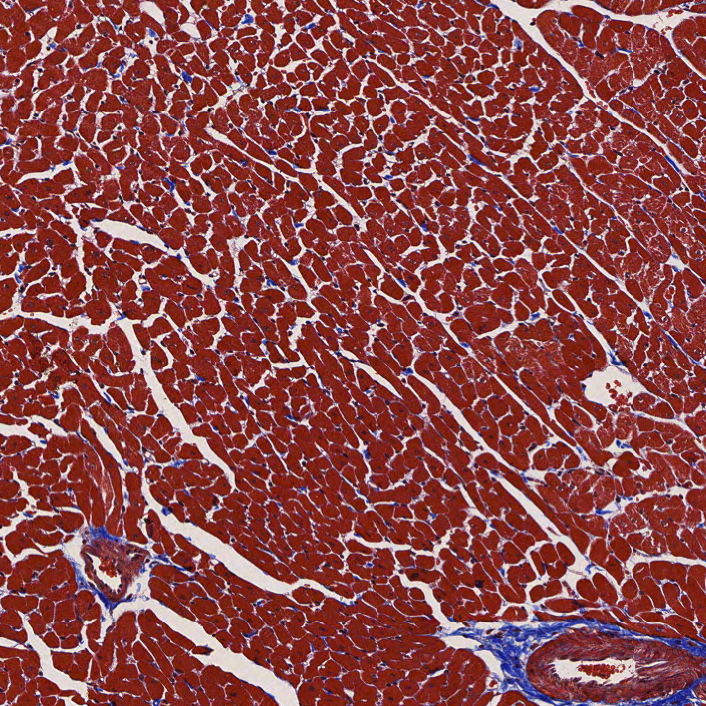
#> input picture data/labelled_images/images/1_heart_1022472553.png, 706 x 706 px, given in place of sorted_8.png, which was not available
$ python pixel_clustering.py
#> lines starting #> are read from the running program, lines starting #| are printed output that depends on the picture; pictures that were not available may be replaced by others from this repository, and a replacement may not be noted
### autoslide/__init__.py
import os
import json


def load_config():
    """Load configuration from config.json file"""
    config_path = os.path.join(os.path.dirname(__file__), 'config.json')

    if os.path.exists(config_path):
        with open(config_path, 'r') as f:
            path_dict = json.load(f)
            data_dir = path_dict.get('data_dir', os.path.join(
                os.path.dirname(os.path.dirname(__file__)), 'data'))
    else:
        data_dir = os.path.join(os.path.dirname(
            os.path.dirname(__file__)), 'data')

    return {
        'data_dir': data_dir,
        'svs_dir': os.path.join(data_dir, 'svs'),
        'artifacts_dir': os.path.join(data_dir, 'artifacts'),
        'plot_dirs': os.path.join(data_dir, 'plots'),
    }


# Load configuration when module is imported
config = load_config()

### autoslide/_archive/pixel_clustering.py
"""
Cluster pixels in an image
"""
import os
from glob import glob
from matplotlib import pyplot as plt
from sklearn.cluster import KMeans
import numpy as np
from sklearn.mixture import GaussianMixture
from sklearn.decomposition import PCA
from matplotlib.colors import LogNorm
from tqdm import tqdm, trange
from pprint import pprint as pp
from autoslide.pipeline.utils import get_threshold_mask
from autoslide import config

# Get data directory from config
data_dir = config['data_dir']

img_dir = os.path.join(data_dir, 'images')
img_list = sorted(glob(os.path.join(img_dir, '*')))

ind = 8
img_path = os.path.join(data_dir, 'images', 'sorted_8.png')
img = plt.imread(img_path)
#> img is the input picture: shape (706, 706, 4) float32; mean R, G, B, A 0.553, 0.291, 0.294, 1
# img = plt.imread(img_list[ind])
img = img[..., :3]
#> img: shape (706, 706, 3) float32

plt.imshow(img)
plt.show()

img_long = np.reshape(img, (-1, img.shape[-1]))

pca_obj = PCA(2)
pca_img_long = pca_obj.fit_transform(img_long)
#> pca_img_long = 498436 pairs, first value -0.547 to 1.1, second value -0.601 to 0.27

min_x, max_x = min(pca_img_long[:, 0]), max(pca_img_long[:, 0])
#> min_x = -0.547; max_x = 1.1
min_y, max_y = min(pca_img_long[:, 1]), max(pca_img_long[:, 1])
#> min_y = -0.601; max_y = 0.27

x = np.linspace(min_x, max_x, 10)
y = np.linspace(min_y, max_y, 10)
mesh = np.meshgrid(x, y)
mesh_colors = np.zeros((*mesh[0].shape, 3))
min_ind_array = np.zeros(mesh[0].shape)
for i in trange(len(x)):
    for j in range(len(y)):
        x_val = mesh[0][i, j]
        y_val = mesh[1][i, j]
        min_ind = np.argmin(np.linalg.norm(
            pca_img_long - np.array(x_val, y_val), axis=-1))
        mesh_colors[i, j] = img_long[min_ind]
        min_ind_array[i, j] = min_ind

wanted_point = np.array([0, -0.5])
dists = np.linalg.norm(pca_img_long - wanted_point, axis=-1)
pca_img_long[np.argmin(dists)]

# plt.imshow(mesh[0])
# plt.show()

fig, ax = plt.subplots(2, 2, sharex=True, sharey=True)
thinning = 500
ax[0, 0].scatter(
    *pca_img_long[::thinning].T,
    c=img_long[::thinning],
    edgecolor='k',
    # alpha = 0.1
)
im = ax[0, 1].hist2d(*pca_img_long.T, bins=50, norm=LogNorm())
ax[1, 0].pcolormesh(x, y, mesh_colors)
for i in trange(len(x)):
    for j in range(len(y)):
        x_val = mesh[0][i, j]
        y_val = mesh[1][i, j]
        ax[1, 0].scatter(x_val, y_val, color='k')
        min_ind = int(min_ind_array[i, j])
        min_vec = pca_img_long[min_ind]
        ax[1, 0].plot([x_val, min_vec[0]], [
                      y_val, min_vec[1]], '-x', color='r')
        ax[1, 0].text(x_val, y_val, s=f'({i, j})')
plt.show()
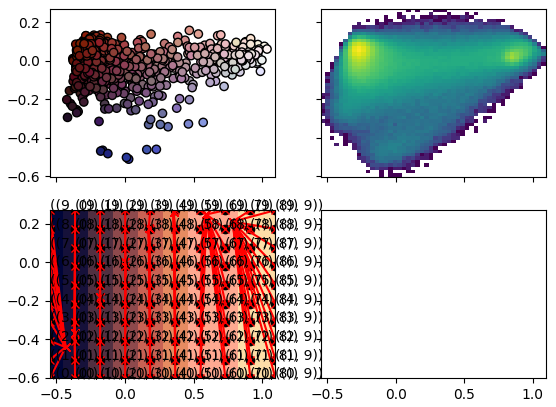
#> figure drawn by matplotlib, 3 panels

# Perform k-means with k = 3
# clust = KMeans(3)
clust = GaussianMixture(3)
clust.fit(img_long[::100])
labels = clust.predict(img_long)
labels_square = np.reshape(labels, img.shape[:2])
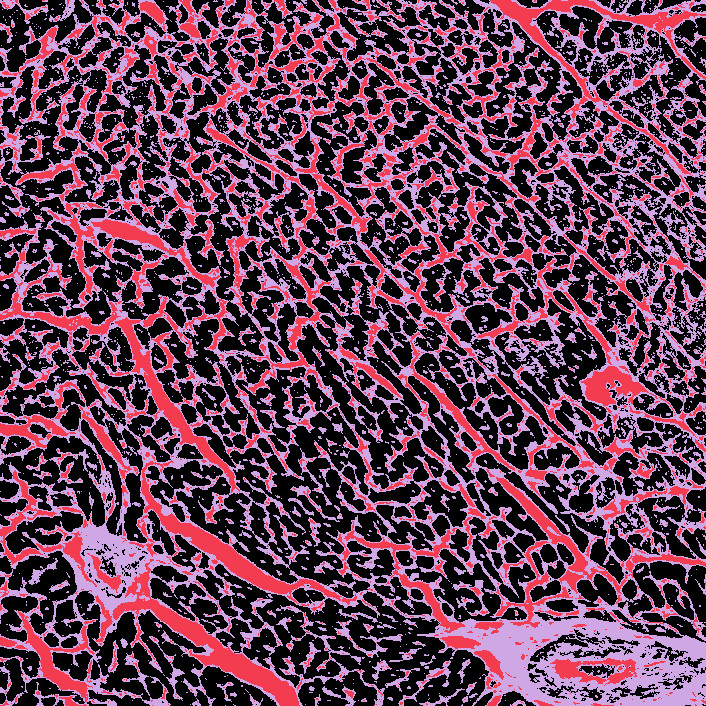
#> labels_square: shape (706, 706) int64; 3 distinct labels, from 0 to 2; one colour per label, 0 black

# Get mean values of each cluster
unique_labels = np.unique(labels)
#> unique_labels = [0, 1, 2]
mean_clust = []
for this_label in unique_labels:
    label_inds = labels == this_label
    mean_clust.append(img_long[label_inds].mean(axis=0))
#> this loop made 3 passes
#> after the loop, mean_clust = [[0.484, 0.132, 0.104], [0.886, 0.817, 0.816], [0.519, 0.319, 0.379]]

ax = plt.axes(projection='3d')
thinning = 200
ax.scatter(*img_long[::thinning].T,
           # c = labels[::thinning],
           c=img_long[::thinning],
           alpha=0.1,
           cmap='tab10',
           edgecolor='k')
for this_mean in mean_clust:
    ax.scatter(*this_mean, c='red', s=200)
#> this loop made 3 passes
plt.show()
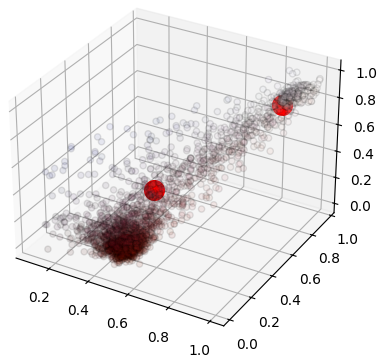
#> figure drawn by matplotlib, 1 panel

fig, ax = plt.subplots(1, 2, sharex=True, sharey=True)
ax[0].imshow(img)
ax[1].imshow(labels_square)
plt.show()
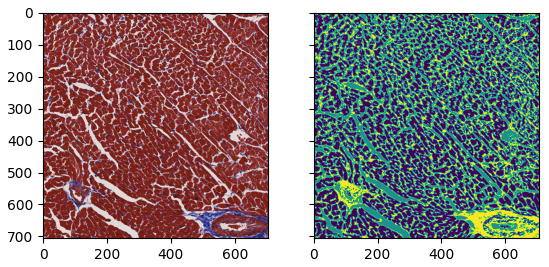
#> figure drawn by matplotlib, 2 panels

##############################
# Pass through an autoencoder to reduce dims


# Import common packages
# import numpy as np
# import matplotlib.pyplot as plt
#
# # Define networks
# import torch
# import torch.nn as nn
# from torch.nn import init
# from torch.nn import functional as F
# import math
#
# class autoencoderRNN(nn.Module):
#     """
#     Input and output transformations are encoder and decoder architectures
#     RNN will learn dynamics of latent space
#
#     Output has to be rectified
#     Can add dropout to RNN and autoencoder layers
#     """
#     def __init__(
#             self,
#             input_size,
#             hidden_size,
#             output_size,
#             dropout = 0.2,
#             ):
#         """
#         3 sigmoid layers for input and output each, to project between:
#             encoder : input -> latent
#             rnn : latent -> latent
#             decoder : latent -> output
#         """
#         super(autoencoderRNN, self).__init__()
#         self.encoder = nn.Sequential(
#                 nn.Linear(input_size, sum((input_size, hidden_size))//2),
#                 nn.Sigmoid(),
#                 nn.Linear(sum((input_size, hidden_size))//2, hidden_size),
#                 nn.Sigmoid(),
#                 )
#         self.bottleneck = nn.Sequential(
#                 nn.Linear(hidden_size),
#                 nn.Sigmoid()
#                 )
#         # self.rnn = nn.RNN(
#         #         hidden_size,
#         #         hidden_size,
#         #         rnn_layers,
#         #         batch_first=False,
#         #         bidirectional=False,
#         #         dropout = dropout,
#         #         )
#         self.decoder = nn.Sequential(
#                 nn.Linear(hidden_size, sum((hidden_size, output_size))//2),
#                 nn.Sigmoid(),
#                 nn.Linear(sum((hidden_size, output_size))//2, output_size),
#                 )
#         self.en_dropout = nn.Dropout(p = dropout)
#
#     def forward(self, x):
#         out = self.encoder(x)
#         out = self.en_dropout(out)
#         # latent_out, _ = self.rnn(out)
#         latent_out = self.bottleneck(out)
#         out = self.decoder(latent_out)
#         return out, latent_out
#

############################################################
img_dir = os.path.join(data_dir, 'balanced_images')
img_path_list = sorted(glob(os.path.join(img_dir, '*')))

img_list = [plt.imread(x)[..., :3] for x in img_path_list]
#> img_list = 1 item

# Downsample img
down_rate = 4
img_list = [x[::down_rate] for x in img_list]
img_list = [x[:, ::down_rate] for x in img_list]

flat_img_list = [x.reshape(-1, 3) for x in img_list]
#> flat_img_list = 1 item

img_long = np.concatenate(flat_img_list)

pca_obj = PCA(2)
pca_img_long = pca_obj.fit_transform(img_long)
#> pca_img_long = 31329 pairs, first value -0.526 to 1.08, second value -0.578 to 0.252

# clust = KMeans(3)
clust = GaussianMixture(4)
clust.fit(img_long[::100])
labels = clust.predict(img_long)

# Get mean values of each cluster
unique_labels = np.unique(labels)
#> unique_labels = [0, 1, 2, 3]
mean_clust = []
for this_label in unique_labels:
    label_inds = labels == this_label
    mean_clust.append(pca_img_long[label_inds].mean(axis=0))
#> this loop made 4 passes
#> after the loop, mean_clust = [[-0.109, -0.045], [0.868, 0.0292], [0.431, -0.0714], [-0.262, 0.0435]]


fig, ax = plt.subplots(2, 2, sharex=True, sharey=True)
thinning = 1000
ax[0, 0].scatter(
    *pca_img_long[::thinning].T,
    c=img_long[::thinning],
)
im = ax[0, 1].hist2d(*pca_img_long[::thinning].T, bins=50, norm=LogNorm())
ax[1, 0].scatter(
    *pca_img_long[::thinning].T,
    c=labels[::thinning],
    alpha=0.1,
    zorder=0,
)
for this_mean in mean_clust:
    ax[1, 0].scatter(*this_mean, c='red', s=200, zorder=10)
#> this loop made 4 passes
plt.show()
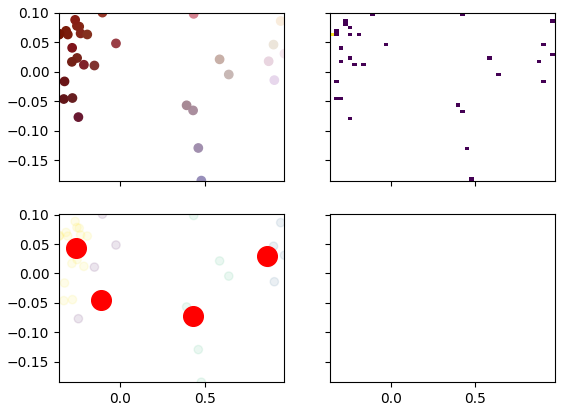
#> figure drawn by matplotlib, 3 panels

# Plot
out_dir = os.path.join(img_dir, 'labelled')
if not os.path.exists(out_dir):
    os.makedirs(out_dir)

for i, this_img in enumerate(img_list):
    flat_img = this_img.reshape(-1, 3)
    flat_pred = clust.predict(flat_img)
    sq_pred = flat_pred.reshape(this_img.shape[:2])
    fig, ax = plt.subplots(1, 2, sharex=True, sharey=True)
    ax[0].imshow(this_img)
    ax[1].imshow(sq_pred)
    # plt.show()
    fig.savefig(os.path.join(out_dir, f'img_{i}.png'),
                bbox_inches='tight', dpi=300)
    plt.close(fig)
#> this loop made 1 pass
#> pass 1, `sq_pred = flat_pred.reshape(this_img.shape[:2])`:
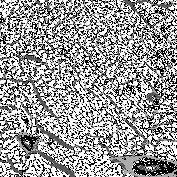
#> sq_pred: shape (177, 177) int64; min 0, max 3, mean 1.82; drawn with min black and max white
#> pass 1, `fig.savefig(os.path.join(out_dir, f'img_{i}.png'), bbox_inches='tight'..`:
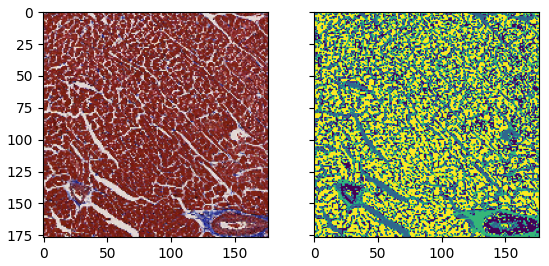
#> figure drawn by matplotlib, 2 panels

$ run again, on data/labelled_images/images/1_heart_2496042711.png
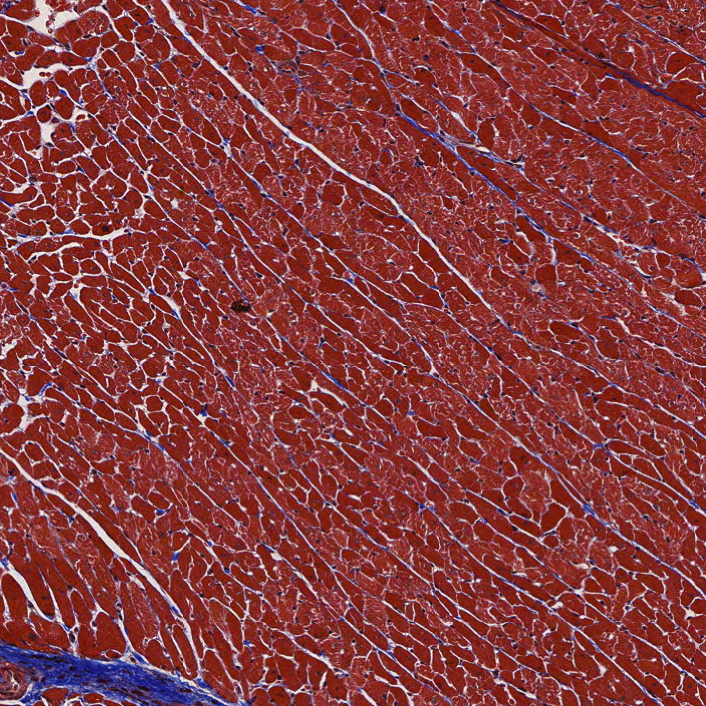
#> input picture data/labelled_images/images/1_heart_2496042711.png, 706 x 706 px, given in place of sorted_8.png, which was not available
#> img is the input picture: shape (706, 706, 4) float32; mean R, G, B, A 0.532, 0.241, 0.25, 1
#> img: shape (706, 706, 3) float32
#> `pca_img_long = pca_obj.fit_transform(img_long)`: pca_img_long = 498436 pairs, first value -0.489 to 1.16, second value -0.576 to 0.287
#> min_x = -0.489; max_x = 1.16
#> min_y = -0.576; max_y = 0.287
#> `labels_square = np.reshape(labels, img.shape[:2])`:
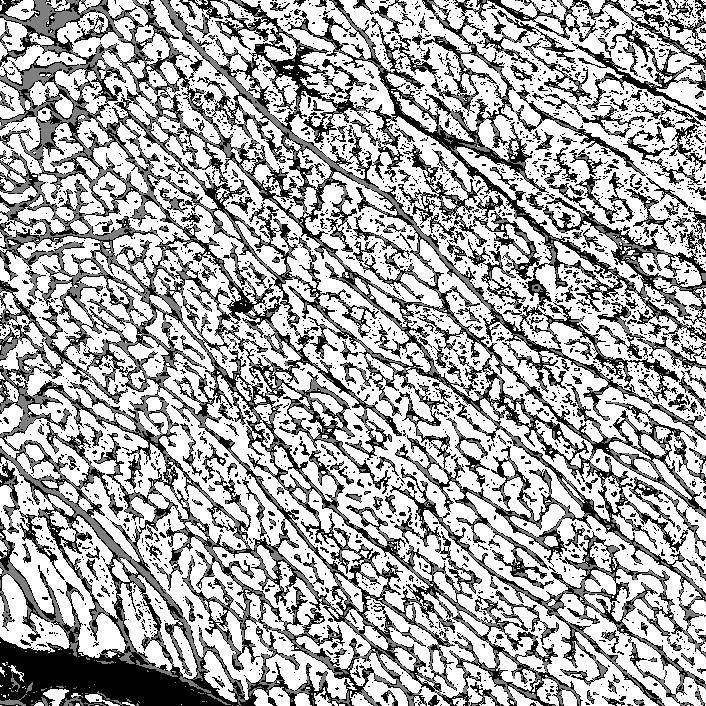
#> labels_square: shape (706, 706) int64; min 0, max 2, mean 1.32; drawn with min black and max white
#> `unique_labels = np.unique(labels)`: unique_labels = [0, 1, 2]
#> the loop `for this_label in unique_labels:` made 3 passes
#> after the loop `for this_label in unique_labels:`: mean_clust = [[0.502, 0.277, 0.338], [0.794, 0.667, 0.694], [0.499, 0.146, 0.128]]
#> the loop `for this_mean in mean_clust:` made 3 passes
#> img_list = 1 item
#> `pca_img_long = pca_obj.fit_transform(img_long)`: pca_img_long = 31329 pairs, first value -0.45 to 1.14, second value -0.577 to 0.239
#> `unique_labels = np.unique(labels)`: unique_labels = [0, 1, 2, 3]
#> the loop `for this_label in unique_labels:` made 4 passes
#> after the loop `for this_label in unique_labels:`: mean_clust = [[0.0328, -0.0666], [0.475, -0.00814], [0.863, 0.0392], [-0.159, 0.0327]]
#> the loop `for this_mean in mean_clust:` made 4 passes
#> the loop `for i, this_img in enumerate(img_list):` made 1 pass
#> pass 1, `fig.savefig(os.path.join(out_dir, f'img_{i}.png'), bbox_inches='tight'..`:
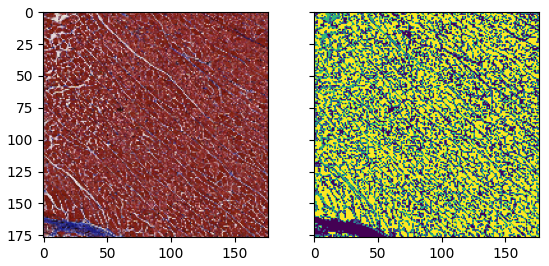
#> figure drawn by matplotlib, 2 panels

$ run again, on data/labelled_images/images/1_heart_2710497275.png
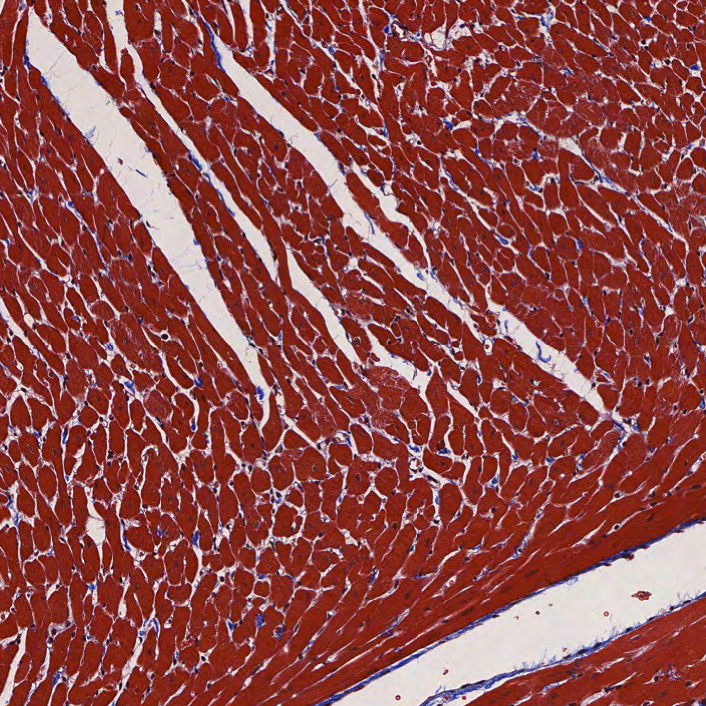
#> input picture data/labelled_images/images/1_heart_2710497275.png, 706 x 706 px, given in place of sorted_8.png, which was not available
#> img is the input picture: shape (706, 706, 4) float32; mean R, G, B, A 0.564, 0.298, 0.29, 1
#> img: shape (706, 706, 3) float32
#> `pca_img_long = pca_obj.fit_transform(img_long)`: pca_img_long = 498436 pairs, first value -0.565 to 1.08, second value -0.549 to 0.237
#> min_x = -0.565; max_x = 1.08
#> min_y = -0.549; max_y = 0.237
#> `labels_square = np.reshape(labels, img.shape[:2])`:
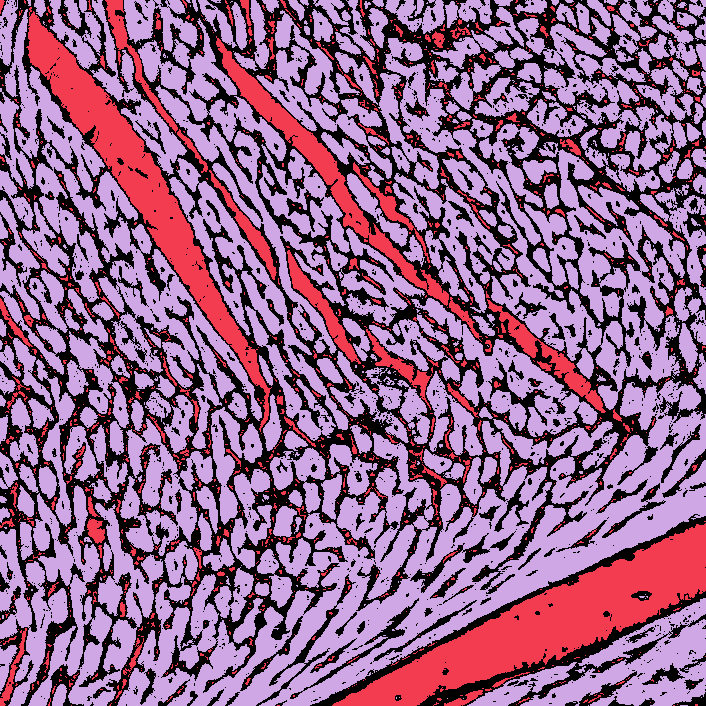
#> labels_square: shape (706, 706) int64; 3 distinct labels, from 0 to 2; one colour per label, 0 black
#> `unique_labels = np.unique(labels)`: unique_labels = [0, 1, 2]
#> the loop `for this_label in unique_labels:` made 3 passes
#> after the loop `for this_label in unique_labels:`: mean_clust = [[0.572, 0.37, 0.413], [0.891, 0.849, 0.844], [0.487, 0.134, 0.0948]]
#> the loop `for this_mean in mean_clust:` made 3 passes
#> img_list = 1 item
#> `pca_img_long = pca_obj.fit_transform(img_long)`: pca_img_long = 31329 pairs, first value -0.515 to 1.04, second value -0.512 to 0.218
#> `unique_labels = np.unique(labels)`: unique_labels = [0, 1, 2, 3]
#> the loop `for this_label in unique_labels:` made 4 passes
#> after the loop `for this_label in unique_labels:`: mean_clust = [[-0.117, -0.0455], [0.849, 0.0186], [-0.267, 0.03], [0.404, -0.056]]
#> the loop `for this_mean in mean_clust:` made 4 passes
#> the loop `for i, this_img in enumerate(img_list):` made 1 pass
#> pass 1, `fig.savefig(os.path.join(out_dir, f'img_{i}.png'), bbox_inches='tight'..`:
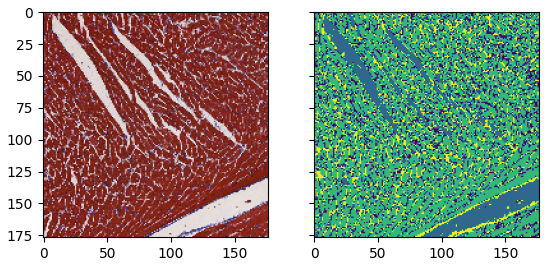
#> figure drawn by matplotlib, 2 panels

$ run again, on data/labelled_images/images/1_heart_3111819072.png
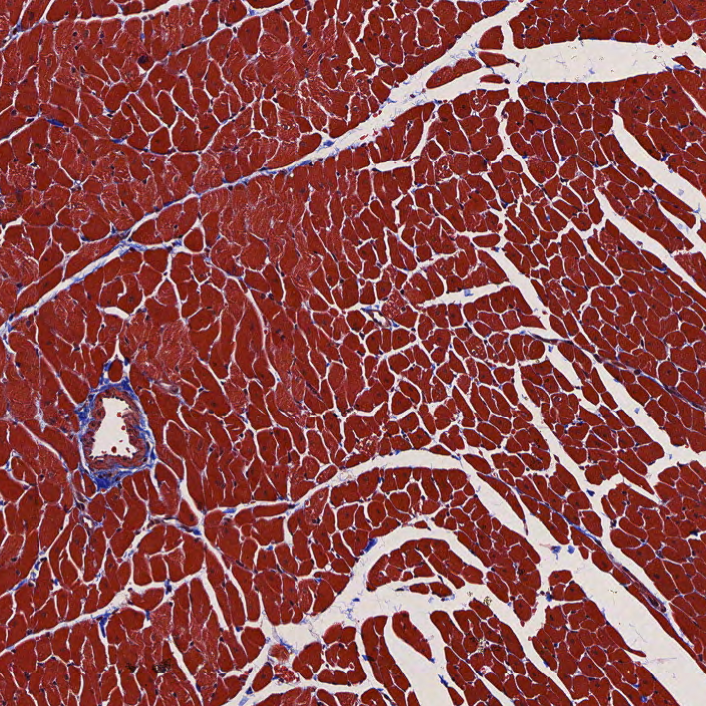
#> input picture data/labelled_images/images/1_heart_3111819072.png, 706 x 706 px, given in place of sorted_8.png, which was not available
#> img is the input picture: shape (706, 706, 4) float32; mean R, G, B, A 0.56, 0.303, 0.301, 1
#> img: shape (706, 706, 3) float32
#> `pca_img_long = pca_obj.fit_transform(img_long)`: pca_img_long = 498436 pairs, first value -0.557 to 1.08, second value -0.532 to 0.233
#> min_x = -0.557; max_x = 1.08
#> min_y = -0.532; max_y = 0.233
#> labels_square: shape (706, 706) int64; 3 distinct labels, from 0 to 2
#> `unique_labels = np.unique(labels)`: unique_labels = [0, 1, 2]
#> the loop `for this_label in unique_labels:` made 3 passes
#> after the loop `for this_label in unique_labels:`: mean_clust = [[0.478, 0.138, 0.111], [0.897, 0.853, 0.846], [0.562, 0.361, 0.404]]
#> the loop `for this_mean in mean_clust:` made 3 passes
#> img_list = 1 item
#> `pca_img_long = pca_obj.fit_transform(img_long)`: pca_img_long = 31329 pairs, first value -0.525 to 1.06, second value -0.491 to 0.233
#> `unique_labels = np.unique(labels)`: unique_labels = [0, 1, 2, 3]
#> the loop `for this_label in unique_labels:` made 4 passes
#> after the loop `for this_label in unique_labels:`: mean_clust = [[0.0893, -0.034], [0.775, 0.0159], [-0.285, -0.132], [-0.265, 0.0289]]
#> the loop `for this_mean in mean_clust:` made 4 passes
#> the loop `for i, this_img in enumerate(img_list):` made 1 pass
#> pass 1, `fig.savefig(os.path.join(out_dir, f'img_{i}.png'), bbox_inches='tight'..`:
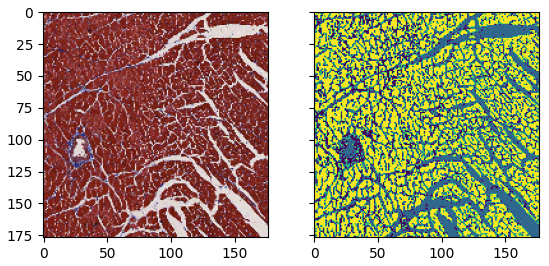
#> figure drawn by matplotlib, 2 panels
